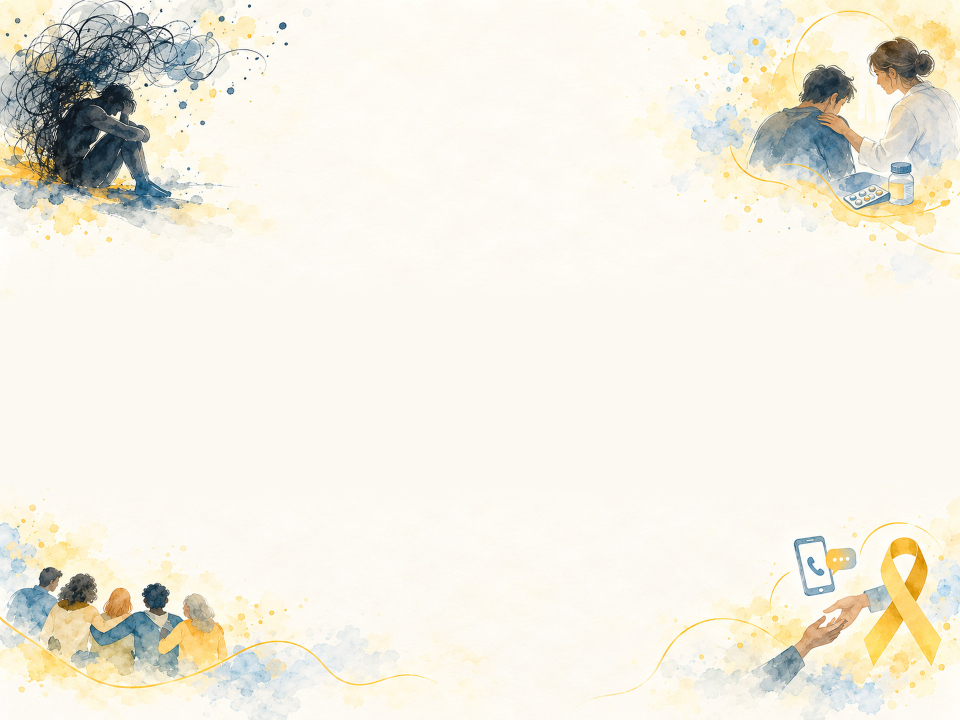
#> input picture fontes/ilustracoes/CAPA.jpg, 1920 x 1440 px (shown at 1/2 size)
$ python -i arte43.py   (imports and definitions only)
#> lines starting #> are read from the running program, lines starting #| are printed output that depends on the picture
#!/usr/bin/env python3
"""arte43.py - converte a arte 16:9 nas duas telas 4:3 do projeto.

Recortar o 16:9 para 4:3 perderia os motivos das laterais, e esticar deformaria
as figuras. Em vez disso, este script separa a faixa de cima e a faixa de baixo
da arte, encosta cada uma na borda correspondente da tela 4:3 e preenche o miolo
com o proprio tom de papel da imagem, esfumando a costura. Os quatro motivos
continuam nos quatro cantos, que e o que a composicao usa.

Uso:
    python3 ferramentas/arte43.py ARTE_FORTE.png ARTE_SUAVE.png
"""
from __future__ import annotations

import pathlib
import sys

import numpy as np
from PIL import Image

LARG, ALT = 2560, 1920
CORTE_SUP, CORTE_INF = 0.56, 0.44
PENA = 90
VEU_FUNDO = 0.55          # marca d'agua precisa ficar abaixo do limiar de leitura

DEST = pathlib.Path(__file__).resolve().parent.parent / "ilustracoes"


def papel(im: Image.Image) -> tuple[int, int, int]:
    a = np.asarray(im.convert("RGB"))
    h, w, _ = a.shape
    reg = a[int(h * .45):int(h * .55), int(w * .40):int(w * .60)]
    return tuple(int(v) for v in reg.reshape(-1, 3).mean(axis=0))


def mascara(altura: int, borda_baixo: bool) -> Image.Image:
    g = np.full((altura, LARG), 255, np.uint8)
    rampa = np.linspace(255, 0, PENA).astype(np.uint8)
    if borda_baixo:
        g[-PENA:, :] = rampa[:, None]
    else:
        g[:PENA, :] = rampa[::-1][:, None]
    return Image.fromarray(g)


def para43(origem: pathlib.Path, destino: pathlib.Path, veu: float = 0.0) -> None:
#> called with origem = '../ilustracoes/CAPA.jpg', destino = 'out.png', veu = 0
    im = Image.open(origem).convert("RGB")
#> im is the input picture: PIL image 1920x1440 RGB; mean R, G, B 241.6, 238.1, 226.5
    cor = papel(im)
#> in papel, `reg = a[int(h * .45):int(h * .55), int(w * .40):int(w * .60)]`:
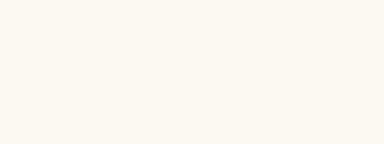
#> reg: shape (144, 384, 3); mean R, G, B 252, 249, 242
#> cor = (252, 249, 242)
    tela = Image.new("RGB", (LARG, ALT), cor)
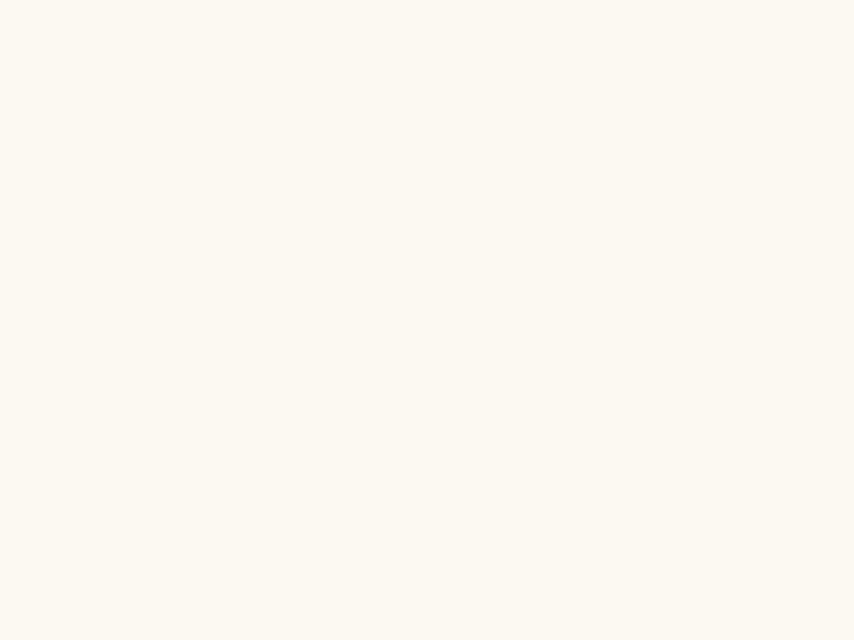
#> tela: PIL image 2560x1920 RGB (shown at 1/3 size); mean R, G, B 252, 249, 242
    esc = im.resize((LARG, round(LARG * im.height / im.width)), Image.LANCZOS)
    h = esc.height
#> h = 1920
    topo = esc.crop((0, 0, LARG, int(h * CORTE_SUP)))
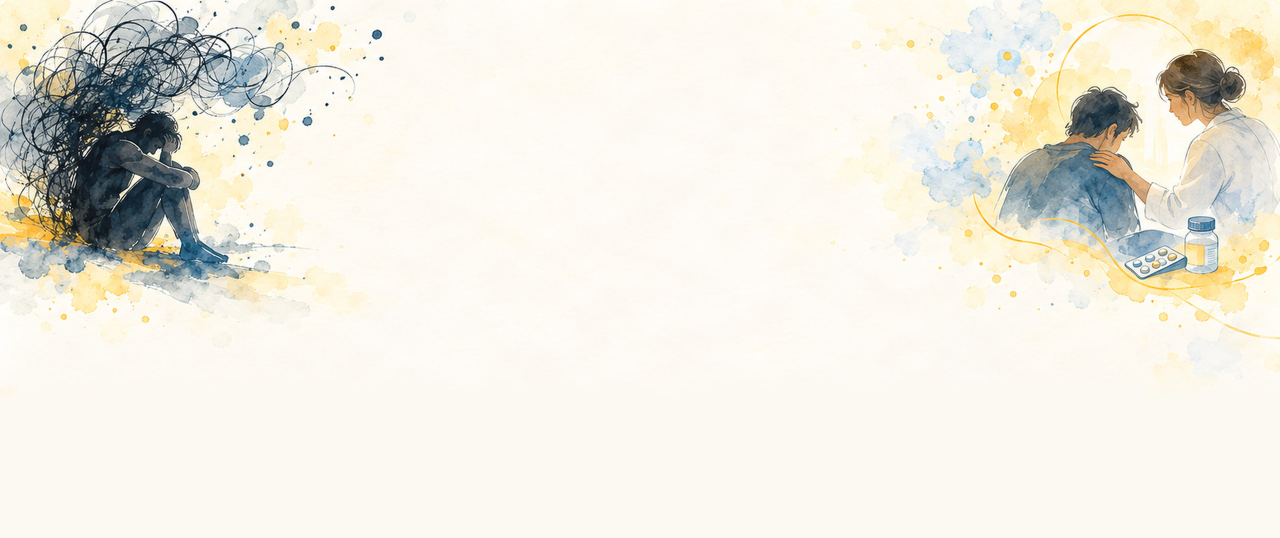
#> topo: PIL image 2560x1075 RGB (shown at 1/2 size); mean R, G, B 237.8, 235, 224.9
    base = esc.crop((0, h - int(h * CORTE_INF), LARG, h))
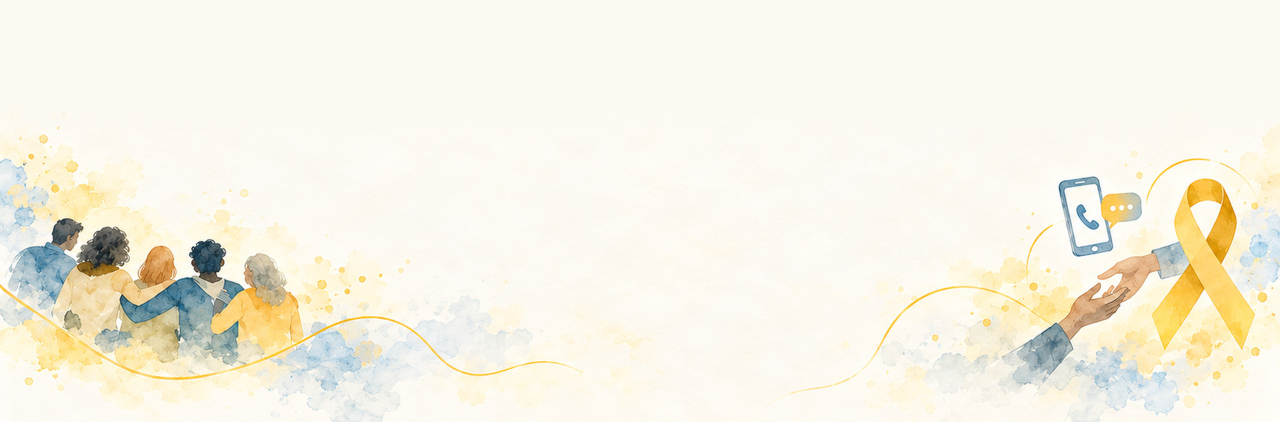
#> base: PIL image 2560x844 RGB (shown at 1/2 size); mean R, G, B 246.5, 242, 228.6
    tela.paste(topo, (0, 0), mascara(topo.height, True))
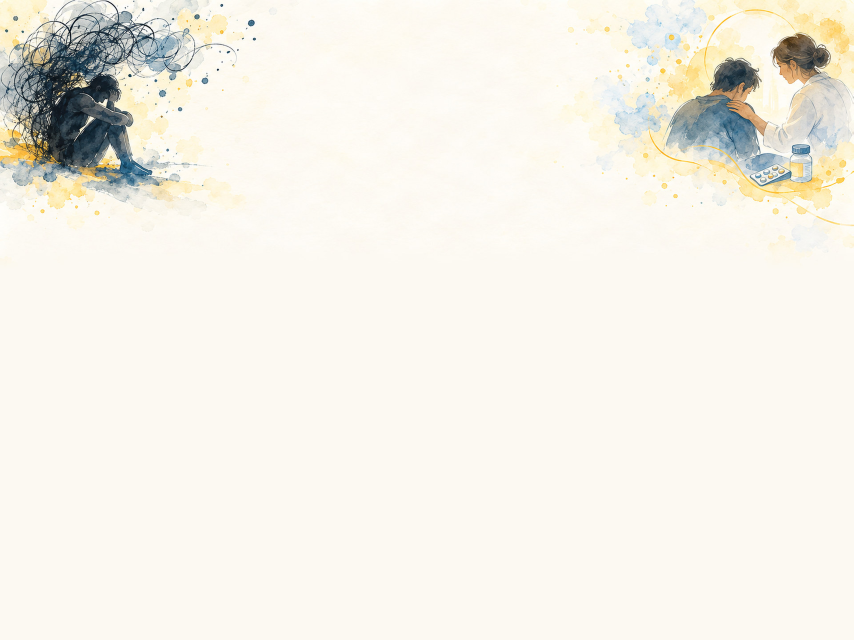
#> tela: PIL image 2560x1920 RGB (shown at 1/3 size); mean R, G, B 244, 241.2, 232.4
    tela.paste(base, (0, ALT - base.height), mascara(base.height, False))
    if veu:
        tela = Image.blend(tela, Image.new("RGB", (LARG, ALT), cor), veu)
    # JPEG de 1920 x 1440: a 128 mm de largura isso da cerca de 380 dpi, mais do
    # que qualquer projetor usa, e derruba o PDF de 5,6 MB para menos de 1 MB.
    tela = tela.resize((1920, 1440), Image.LANCZOS)
#> tela: PIL image 1920x1440 RGB
    tela.save(destino, "JPEG", quality=88, optimize=True, progressive=True,
              subsampling=0)
    print(f"{destino}  {tela.size}  papel {cor}  veu {veu}")
#| out.png  (1920, 1440)  papel (252, 249, 242)  veu 0.0


def main() -> int:
    if len(sys.argv) != 3:
        print(__doc__)
        return 1
    para43(pathlib.Path(sys.argv[1]), DEST / "CAPA.jpg", 0.0)
    para43(pathlib.Path(sys.argv[2]), DEST / "BACKGROUND.jpg", VEU_FUNDO)
    return 0


# [2 lines not run here, left out]

>>> result = para43('../ilustracoes/CAPA.jpg', 'out.png')
